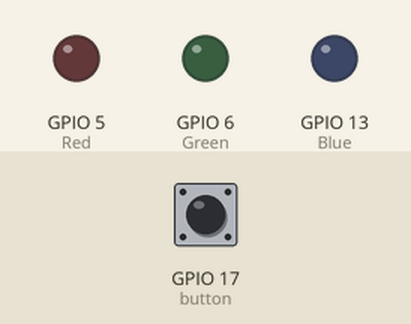
This program was run on a simulated Raspberry Pi (BCM pin numbers). Shown: output pins drawn as LEDs (lit = HIGH). The test bench sets the inputs (shaded band); at power-on: GPIO 17 (button) HIGH.

Above: at 1.2 s.
1.3 s: GPIO 17 (button) pulled LOW for 0.15 s
At 4.1 s:
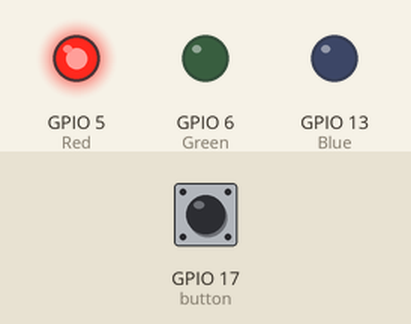
4.4 s: GPIO 17 (button) pulled LOW for 3.2 s
At 8.2 s:
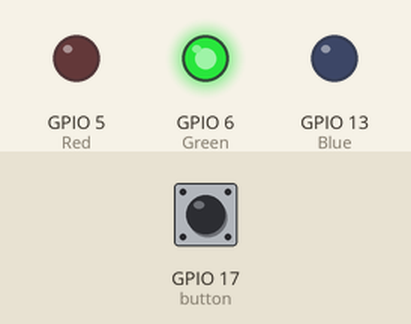
10.6 s: GPIO 17 (button) pulled LOW for 1 s
At 15.3 s:
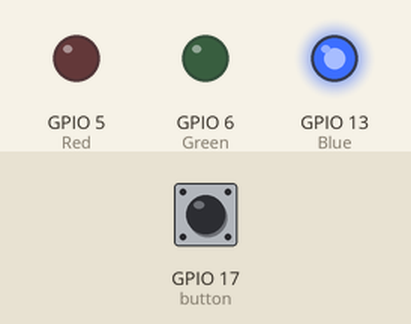
Timing chart, 0 to 17.1 s (numbered marks = the images above; inputs shaded):
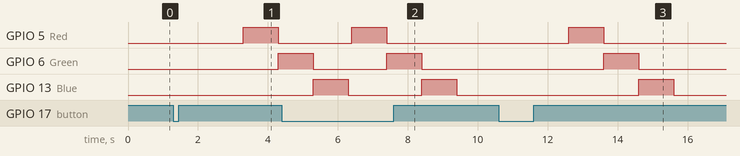

The program:

ButtonWhenHeld.py
```python
from gpiozero import LEDBoard
from gpiozero import Button, LED
from signal import pause
from time import sleep

def Action():
    leds.Red.on()
    sleep(1)
    leds.Red.off()
    leds.Green.on()
    sleep(1)
    leds.Green.off()
    leds.Blue.on()
    sleep(1)
    leds.Blue.off()

leds = LEDBoard(Red=5, Green=6, Blue=13)
button = Button(17, hold_time=2)

button.when_held = Action
pause()
```

Measured:
- after the input at 1.3 s, GPIO 5 (Red): LOW → HIGH after 2.0 s, → LOW 1.0 s later; GPIO 6 (Green): LOW → HIGH after 3.0 s
- after the input at 4.4 s, GPIO 5 (Red): LOW → HIGH after 2.0 s, → LOW 1.0 s later
- after the input at 10.6 s, GPIO 5 (Red): LOW → HIGH after 2.0 s, → LOW 1.0 s later; GPIO 6 (Green): LOW → HIGH after 3.0 s, → LOW 1.0 s later; GPIO 13 (Blue): LOW → HIGH after 4.0 s, → LOW 1.0 s later
- by itself, GPIO 13 (Blue): alternates HIGH for 1.0 s and LOW for 2.1 s
